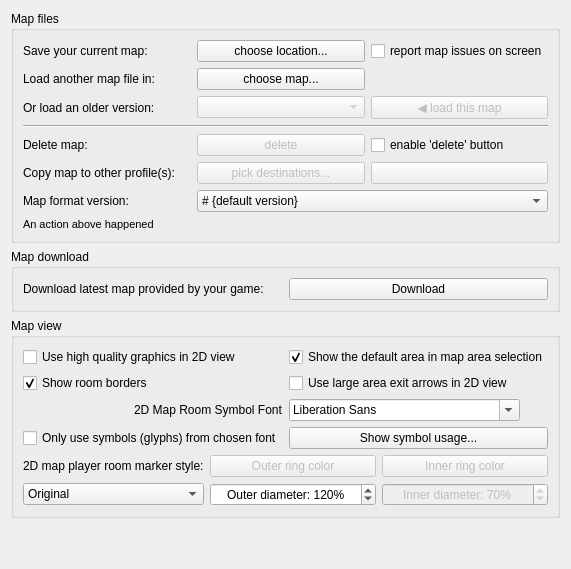
     <widget class="QWidget" name="tab_mapper">
      <attribute name="title">
       <string>Mapper</string>
      </attribute>
      <layout class="QVBoxLayout" name="vBoxLayout_tab_mapper">
       <item>
        <widget class="QGroupBox" name="groupBox_mapFiles">
         <property name="title">
          <string>Map files</string>
         </property>
         <layout class="QGridLayout" name="gridLayout_groupBox_mapFiles">
          <item row="0" column="0">
           <widget class="QLabel" name="label_saveMap">
            <property name="text">
             <string>Save your current map:</string>
            </property>
            <property name="buddy">
             <cstring>pushButton_saveMap</cstring>
            </property>
           </widget>
          </item>
          <item row="0" column="1">
           <widget class="QPushButton" name="pushButton_saveMap">
            <property name="text">
             <string>choose location...</string>
            </property>
           </widget>
          </item>
          <item row="0" column="2">
           <widget class="QCheckBox" name="checkBox_reportMapIssuesOnScreen">
            <property name="toolTip">
             <string>&lt;p&gt;Mudlet now does some sanity checking and repairing to clean up issues that may have arisen in previous version due to faulty code or badly documented commands. However if significant problems are found the report can be quite extensive, in particular for larger maps.&lt;/p&gt;&lt;p&gt;Unless this option is set, Mudlet will reduce the amount of on-screen messages by hiding many texts and showing a suggestion to review the report file instead.&lt;/p&gt;</string>
            </property>
            <property name="text">
             <string>report map issues on screen</string>
            </property>
           </widget>
          </item>
          <item row="1" column="0">
           <widget class="QLabel" name="label_loadMap">
            <property name="text">
             <string>Load another map file in:</string>
            </property>
            <property name="buddy">
             <cstring>pushButton_loadMap</cstring>
            </property>
           </widget>
          </item>
          <item row="1" column="1">
           <widget class="QPushButton" name="pushButton_loadMap">
            <property name="text">
             <string>choose map...</string>
            </property>
           </widget>
          </item>
          <item row="2" column="0">
           <widget class="QLabel" name="label_loadHistoricMap">
            <property name="text">
             <string>Or load an older version:</string>
            </property>
           </widget>
          </item>
          <item row="2" column="1">
           <widget class="QComboBox" name="comboBox_mapHistory">
            <property name="enabled">
             <bool>false</bool>
            </property>
           </widget>
          </item>
          <item row="2" column="2">
           <widget class="QPushButton" name="pushButton_loadHistoricMap">
            <property name="enabled">
             <bool>false</bool>
            </property>
            <property name="text">
             <string>◀ load this map</string>
            </property>
           </widget>
          </item>
          <item row="3" column="0" colspan="3">
           <widget class="Line" name="line">
            <property name="orientation">
             <enum>Qt::Orientation::Horizontal</enum>
            </property>
           </widget>
          </item>
          <item row="4" column="0">
           <widget class="QLabel" name="label_deleteMap">
            <property name="text">
             <string>Delete map:</string>
            </property>
            <property name="buddy">
             <cstring>checkBox_enablMapDeleteButton</cstring>
            </property>
           </widget>
          </item>
          <item row="4" column="1">
           <widget class="QPushButton" name="pushButton_deleteMap">
            <property name="enabled">
             <bool>false</bool>
            </property>
            <property name="text">
             <string comment="Text on the button to delete a map, ensure the text matches the word or words `quoted` for the adjacent checkbox">delete</string>
            </property>
           </widget>
          </item>
          <item row="4" column="2">
           <widget class="QCheckBox" name="checkBox_enablMapDeleteButton">
            <property name="text">
             <string comment="Text for a checkbox adjacent to the delete map button, ensure the text 'quoted' matches the word or words on the button">enable 'delete' button</string>
            </property>
           </widget>
          </item>
          <item row="5" column="0">
           <widget class="QLabel" name="label_copyMap">
            <property name="text">
             <string>Copy map to other profile(s):</string>
            </property>
            <property name="buddy">
             <cstring>pushButton_chooseProfiles</cstring>
            </property>
           </widget>
          </item>
          <item row="5" column="1">
           <widget class="QPushButton" name="pushButton_chooseProfiles">
            <property name="enabled">
             <bool>false</bool>
            </property>
            <property name="toolTip">
             <string>&lt;p&gt;Select profiles that you want to copy map to, then press the Copy button to the right&lt;/p&gt;</string>
            </property>
            <property name="text">
             <string comment="text on button to select other profiles to receive the map from this profile, this is used when no profiles have been selected">pick destinations...</string>
            </property>
           </widget>
          </item>
          <item row="5" column="2">
           <widget class="QPushButton" name="pushButton_copyMap">
            <property name="enabled">
             <bool>false</bool>
            </property>
            <property name="toolTip">
             <string>&lt;p&gt;Copy map into the selected profiles on the left&lt;/p&gt;</string>
            </property>
            <property name="text">
             <string notr="true" comment="text will be placed on this button by the C++ code"/>
            </property>
           </widget>
          </item>
          <item row="6" column="0">
           <widget class="QLabel" name="label_mapFileSaveFormatVersion">
            <property name="text">
             <string>Map format version:</string>
            </property>
            <property name="buddy">
             <cstring>comboBox_mapFileSaveFormatVersion</cstring>
            </property>
           </widget>
          </item>
          <item row="6" column="1" colspan="2">
           <widget class="QComboBox" name="comboBox_mapFileSaveFormatVersion">
            <property name="sizePolicy">
             <sizepolicy hsizetype="Minimum" vsizetype="Fixed">
              <horstretch>0</horstretch>
              <verstretch>0</verstretch>
             </sizepolicy>
            </property>
            <property name="maximumSize">
             <size>
              <width>16777215</width>
              <height>16777215</height>
             </size>
            </property>
            <property name="toolTip">
             <string>&lt;p&gt;Change this to a lower version if you need to save your map in a format that can be read by older versions of Mudlet. Doing so will lose the extra data available in the current map format&lt;/p&gt;</string>
            </property>
            <property name="editable">
             <bool>false</bool>
            </property>
            <property name="currentText">
             <string># {default version}</string>
            </property>
            <item>
             <property name="text">
              <string># {default version}</string>
             </property>
            </item>
           </widget>
          </item>
          <item row="7" column="0" colspan="3">
           <widget class="QLabel" name="label_mapFileActionResult">
            <property name="font">
             <font>
              <pointsize>8</pointsize>
             </font>
            </property>
            <property name="text">
             <string>An action above happened</string>
            </property>
           </widget>
          </item>
         </layout>
        </widget>
       </item>
       <item>
        <widget class="QGroupBox" name="groupBox_downloadMapOptions">
         <property name="title">
          <string>Map download</string>
         </property>
         <layout class="QHBoxLayout" name="hBoxLayout_groupBox_downloadMapOptions">
          <item>
           <widget class="QLabel" name="label_11">
            <property name="toolTip">
             <string>&lt;p&gt;On games that provide maps for download, you can press this button to get the latest map. Note that this will &lt;span style=&quot; font-weight:600;&quot;&gt;overwrite&lt;/span&gt; any changes you've done to your map, and will use the new map only&lt;/p&gt;</string>
            </property>
            <property name="text">
             <string>Download latest map provided by your game:</string>
            </property>
            <property name="buddy">
             <cstring>buttonDownloadMap</cstring>
            </property>
           </widget>
          </item>
          <item>
           <widget class="QPushButton" name="buttonDownloadMap">
            <property name="toolTip">
             <string>&lt;p&gt;On games that provide maps for download, you can press this button to get the latest map. Note that this will &lt;span style=&quot; font-weight:600;&quot;&gt;overwrite&lt;/span&gt; any changes you've done to your map, and will use the new map only&lt;/p&gt;</string>
            </property>
            <property name="text">
             <string>Download</string>
            </property>
           </widget>
          </item>
         </layout>
        </widget>
       </item>
       <item>
        <widget class="QGroupBox" name="groupBox_mapViewOptions">
         <property name="title">
          <string>Map view</string>
         </property>
         <layout class="QGridLayout" name="gridLayout_groupBox_mapViewOptions">
          <item row="0" column="0">
           <widget class="QCheckBox" name="mMapperUseAntiAlias">
            <property name="toolTip">
             <string>&lt;p&gt;This enables anti-aliasing (AA) for the 2D map view, making it look smoother and nicer. Disable this if you're on a very slow computer.&lt;/p&gt;&lt;p&gt;3D map view always has anti-aliasing enabled.&lt;/p&gt;</string>
            </property>
            <property name="text">
             <string>Use high quality graphics in 2D view</string>
            </property>
           </widget>
          </item>
          <item row="0" column="1">
           <widget class="QCheckBox" name="checkBox_showDefaultArea">
            <property name="toolTip">
             <string>&lt;p&gt;The default area (area id -1) is used by some mapper scripts as a temporary 'holding area' for rooms before they're placed in the correct area&lt;/p&gt;</string>
            </property>
            <property name="text">
             <string>Show the default area in map area selection</string>
            </property>
            <property name="checked">
             <bool>true</bool>
            </property>
           </widget>
          </item>
          <item row="1" column="0">
           <widget class="QCheckBox" name="checkbox_mMapperShowRoomBorders">
            <property name="toolTip">
             <string>&lt;p&gt;This enables borders around room. Color can be set in Mapper colors tab&lt;/p&gt;</string>
            </property>
            <property name="text">
             <string>Show room borders</string>
            </property>
            <property name="checked">
             <bool>true</bool>
            </property>
           </widget>
          </item>
          <item row="1" column="1">
           <widget class="QCheckBox" name="checkBox_largeAreaExitArrows">
            <property name="text">
             <string>Use large area exit arrows in 2D view</string>
            </property>
            <property name="checked">
             <bool>false</bool>
            </property>
           </widget>
          </item>
          <item row="2" column="0" alignment="Qt::AlignmentFlag::AlignRight">
           <widget class="QLabel" name="label_mapSymbolsFont">
            <property name="text">
             <string>2D Map Room Symbol Font</string>
            </property>
           </widget>
          </item>
          <item row="2" column="1" alignment="Qt::AlignmentFlag::AlignLeft">
           <widget class="QFontComboBox" name="fontComboBox_mapSymbols"/>
          </item>
          <item row="3" column="0">
           <widget class="QCheckBox" name="checkBox_isOnlyMapSymbolFontToBeUsed">
            <property name="text">
             <string>Only use symbols (glyphs) from chosen font</string>
            </property>
           </widget>
          </item>
          <item row="3" column="1">
           <widget class="QPushButton" name="pushButton_showGlyphUsage">
            <property name="text">
             <string>Show symbol usage...</string>
            </property>
           </widget>
          </item>
          <item row="4" column="0" colspan="2">
           <widget class="QWidget" name="widget_playerRoomStyle" native="true">
            <layout class="QGridLayout" name="gridLayout_widget_playerRoomStyle">
             <property name="leftMargin">
              <number>0</number>
             </property>
             <property name="topMargin">
              <number>0</number>
             </property>
             <property name="rightMargin">
              <number>0</number>
             </property>
             <property name="bottomMargin">
              <number>0</number>
             </property>
             <item row="0" column="0">
              <widget class="QLabel" name="label_playerRoomStyle">
               <property name="text">
                <string>2D map player room marker style:</string>
               </property>
              </widget>
             </item>
             <item row="0" column="1">
              <widget class="QPushButton" name="pushButton_playerRoomPrimaryColor">
               <property name="enabled">
                <bool>false</bool>
               </property>
               <property name="text">
                <string>Outer ring color</string>
               </property>
              </widget>
             </item>
             <item row="0" column="2">
              <widget class="QPushButton" name="pushButton_playerRoomSecondaryColor">
               <property name="enabled">
                <bool>false</bool>
               </property>
               <property name="text">
                <string>Inner ring color</string>
               </property>
              </widget>
             </item>
             <item row="1" column="0">
              <widget class="QComboBox" name="comboBox_playerRoomStyle">
               <property name="currentIndex">
                <number>0</number>
               </property>
               <property name="sizeAdjustPolicy">
                <enum>QComboBox::SizeAdjustPolicy::AdjustToContents</enum>
               </property>
               <item>
                <property name="text">
                 <string>Original</string>
                </property>
               </item>
               <item>
                <property name="text">
                 <string>Red ring</string>
                </property>
               </item>
               <item>
                <property name="text">
                 <string>Blue/Yellow ring</string>
                </property>
               </item>
               <item>
                <property name="text">
                 <string>Custom ring</string>
                </property>
               </item>
              </widget>
             </item>
             <item row="1" column="1">
              <widget class="QSpinBox" name="spinBox_playerRoomOuterDiameter">
               <property name="toolTip">
                <string>&lt;p&gt;Percentage ratio (&lt;i&gt;the default is 120%&lt;/i&gt;) of the marker symbol to the space available for the room.&lt;/p&gt;</string>
               </property>
               <property name="alignment">
                <set>Qt::AlignmentFlag::AlignCenter</set>
               </property>
               <property name="suffix">
                <string>%</string>
               </property>
               <property name="prefix">
                <string>Outer diameter: </string>
               </property>
               <property name="minimum">
                <number>50</number>
               </property>
               <property name="maximum">
                <number>200</number>
               </property>
               <property name="value">
                <number>120</number>
               </property>
              </widget>
             </item>
             <item row="1" column="2">
              <widget class="QSpinBox" name="spinBox_playerRoomInnerDiameter">
               <property name="enabled">
                <bool>false</bool>
               </property>
               <property name="toolTip">
                <string>&lt;p&gt;Percentage ratio of the inner diameter of the marker symbol to the outer one (&lt;i&gt;the default is 70%&lt;/i&gt;).&lt;/p&gt;</string>
               </property>
               <property name="alignment">
                <set>Qt::AlignmentFlag::AlignCenter</set>
               </property>
               <property name="suffix">
                <string>%</string>
               </property>
               <property name="prefix">
                <string>Inner diameter: </string>
               </property>
               <property name="maximum">
                <number>83</number>
               </property>
               <property name="value">
                <number>70</number>
               </property>
              </widget>
             </item>
            </layout>
           </widget>
          </item>
         </layout>
        </widget>
       </item>
       <item>
        <spacer name="verticalSpacer_mapper">
         <property name="orientation">
          <enum>Qt::Orientation::Vertical</enum>
         </property>
         <property name="sizeHint" stdset="0">
          <size>
           <width>20</width>
           <height>40</height>
          </size>
         </property>
        </spacer>
       </item>
      </layout>
     </widget>
